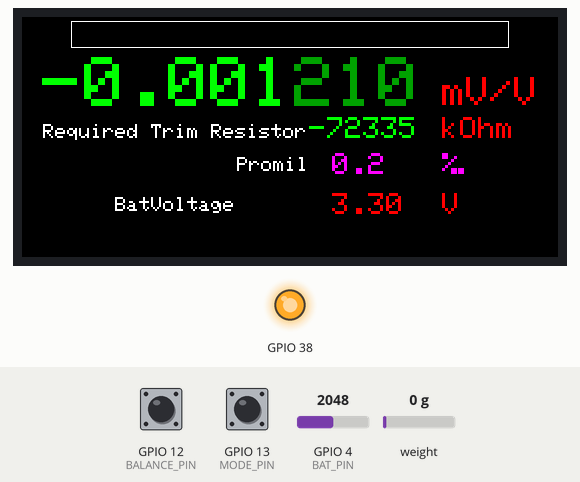
Bench run of a program on a simulated ESP32-S3. On the bench: 536×240 colour display, output pins drawn as LEDs (lit = HIGH). Inputs (shaded band) come from the test bench; at power-on: weight on the scale 0 g, GPIO 12 (BALANCE_PIN) HIGH, GPIO 13 (MODE_PIN) HIGH, GPIO 4 (BAT_PIN) = 2048. What the program prints to the serial monitor is not drawn.

Above: at 1.7 s.
1.8 s: weight on the scale set to 100 g
At 4.5 s:
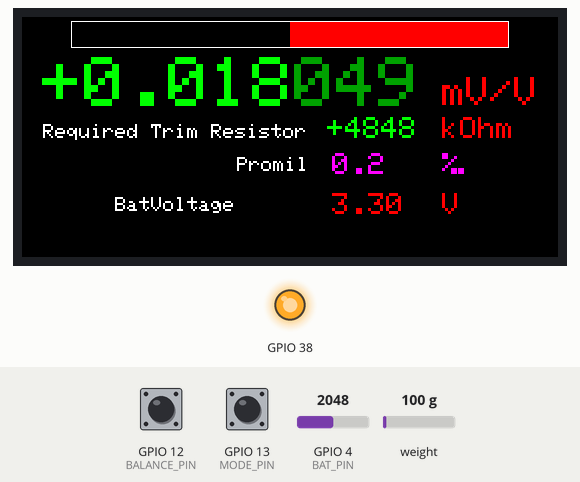
4.8 s: GPIO 12 (BALANCE_PIN) pulled LOW for 0.6 s
At 7.1 s:
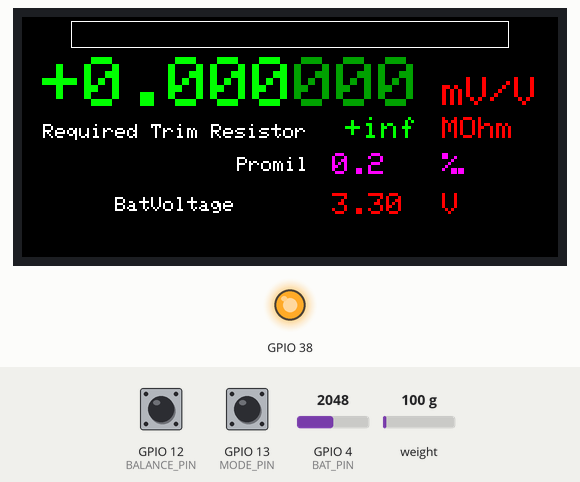
7.5 s: GPIO 13 (MODE_PIN) pulled LOW for 0.6 s
At 9.23 s:
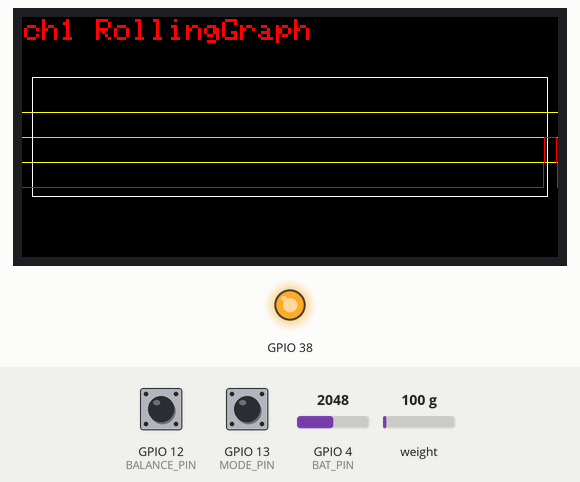
10.9 s: GPIO 13 (MODE_PIN) pulled LOW for 1 s
At 12.0 s:
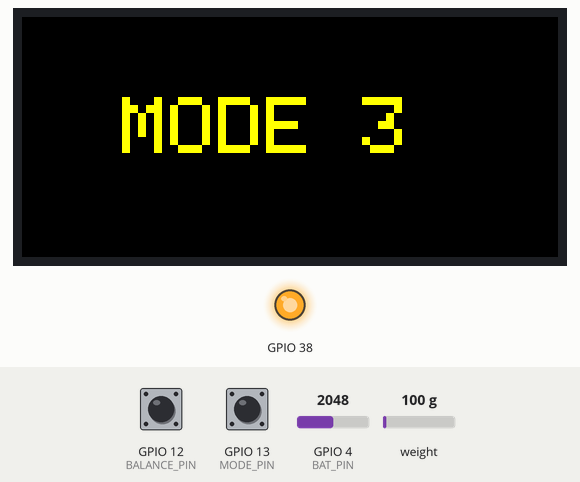
13.7 s: GPIO 4 (BAT_PIN) set to 2088
At 14.4 s:
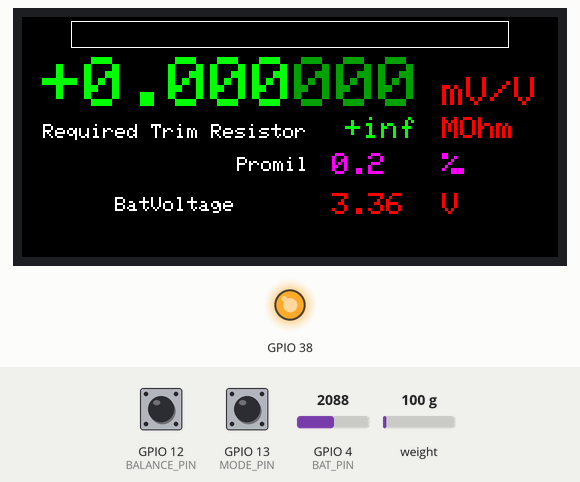
15.6 s: weight on the scale set to 1250 g
At 16.4 s:
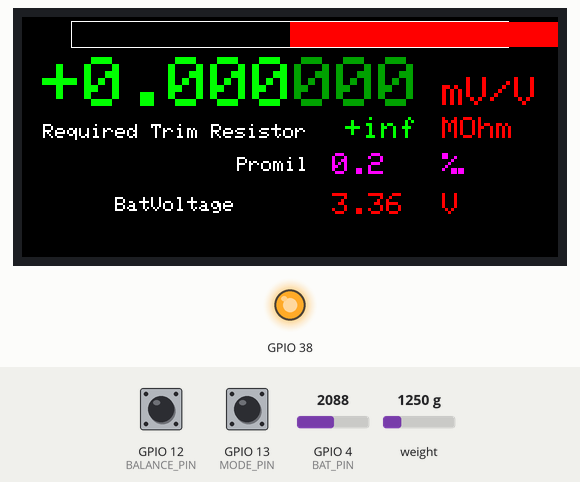
Timing chart, 0 to 18.6 s (numbered marks = the images above; inputs shaded):
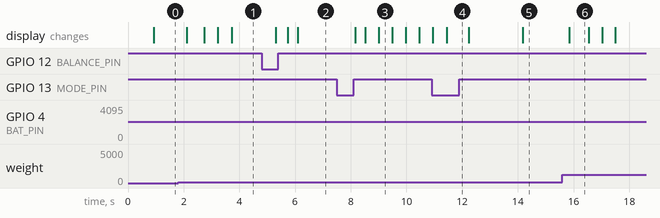

Measured:
- the behaviour switches between 2052 and 2053 on GPIO 4 (BAT_PIN) (found by bisection; images 4 and 5)
- after the input at 1.8 s, the display: first changes after 0.31 s (image 1 shows a later state)
- after the input at 4.8 s, the display: first changes after 0.50 s (image 2 shows a later state)
- after the input at 7.5 s, the display: first changes after 0.67 s (image 3 shows a later state)
- after the input at 10.9 s, the display: first differs from a run without the input after 0.54 s (image 4)
- after the input at 13.7 s, the display: changes after 0.47 s (image 5)
- after the input at 15.6 s, the display: changes after 0.25 s (image 6)

The program:

main.cpp
```cpp
#include <Arduino.h>
#include <Arduino_GFX_Library.h>
#include "HX711.h"

// --- Pins für HX711 ---
#define HX711_DT 10
#define HX711_SCK 11

// --- Pins für Taster ---
#define BALANCE_PIN 12
#define MODE_PIN 13

// --- Pin für ADC der Batterie ---
#define BAT_PIN 4

// --- Display Setup ---
#define GFX_DEV_DEVICE LILYGO_T_DISPLAY_S3_AMOLED
Arduino_DataBus *bus = new Arduino_ESP32QSPI(6, 47, 18, 7, 48, 5);
Arduino_GFX *gfx = new Arduino_RM67162(bus, 17, 3);  // Rotation 1 = Querformat
Arduino_GFX *gfx2;

HX711 scale;

const int storageSize = 536;        // As many pixels we have
const int displayHeight = 240;
const int displayWidth = 536;

long values[storageSize];
int currentIndex = 0;
float maxValue = 0.002; /// NOch ein define bauen!!!!!!!!!!!!!!!!!!!!!!!!!!!!!!!!!!!!!!!!!!!


float calibratedOffset = 2638;
float calibratedScalingFactor = 0.00000045855;
float blancedOffset = 0;
int modeNbr = 1;

// --- Farben und Design ---
#define BACKGROUND_COLOR BLACK
#define TEXT_COLOR GREEN
#define HIGHLIGHT_COLOR RED

#define LOADCELL_REFERENCE_VOLTAGE 2.74
#define AMPLIFIER_GAIN 64.0
#define FULL_SCALE_INPUT_MV 2
#define BOOT_PIN 0

unsigned long lastSampleTime = 0;
const unsigned long sampleInterval = 1000 / 80;  // 80 SPS ≈ 12 ms
unsigned long lastDrawTime = 0;
const unsigned long drawInterval = 200;          // Display alle 200 ms

void setBrightness(uint8_t value) {
  bus->beginWrite();
  bus->writeC8D8(0x51, value);
  bus->endWrite();
}

float calculateMvPerV(long raw) {
  return raw * calibratedScalingFactor;
}

double calculateTrimR(float avMvPerV) {
  double uSoll = 0.5 - (avMvPerV / 1000);
  double Rtotal = (uSoll * 350) / (1 - uSoll);
  double rTrim = 1.0 / ((1.0 / Rtotal) - (1.0 / 350.0));
  return rTrim / 1000;
}

float calculatePromil(double TrimR) {
  const float promil[19][2] = {
    {1740000, 0.2}, {874065, 0.4}, {582923, 0.6}, {437150, 0.8},
    {349650, 1.0}, {291316, 1.2}, {218000, 1.6}, {194094, 1.8},
    {145483, 2.4}, {109025, 3.2}, {96872, 3.6}, {72566, 4.8},
    {54337, 6.4}, {48261, 7.2}, {36108, 9.6}, {26993, 12.8},
    {23995, 14.4}, {17879, 19.2}, {11803, 28.8},
  };
  long minDiff = abs((TrimR * 1000) - promil[0][0]);
  float closest = promil[0][1];
  for (int i = 1; i < 19; i++) {
    long diff = abs((TrimR * 1000) - promil[i][0]);
    if (diff < minDiff) {
      minDiff = diff;
      closest = promil[i][1];
    }
  }
  return closest;
}

float calculateBat() {
  int rawBat = analogRead(BAT_PIN);
  return (rawBat * 1.61) / 1000;
}

float calculateTemp(float avMvPerV) {
  if (avMvPerV > 0) {
    double UPt100 = 100.0 / 22100.0;
    double zaehler = (UPt100 + (avMvPerV / 1000.0)) * 22000.0;
    double nenner = 1.0 - UPt100 + (avMvPerV / 1000.0);
    double resistancePt100 = zaehler / nenner;
    double temp = (resistancePt100 - 100) / (100 * 0.00391);
    return temp;
  }
  return 0;
}


void balance(float avMvPerV) {
  blancedOffset = avMvPerV;
  maxValue = 0.0001;   //

  gfx2->fillScreen(BLACK);

  gfx2->setTextColor(ORANGE);
  gfx2->setTextSize(8, 8);
  gfx2->setCursor(50, 80);
  gfx2->println("BALANCED");
  gfx2->flush();

  while (digitalRead(BALANCE_PIN) == LOW) {
    delay(50);
  }
}

void drawGraph(float mvPerV, float avMvPerV, float promil, float batVoltage) {
  int graphHeight = 100;               // Höhe des Graphen
  int centerY = displayHeight / 2;     // Zentrale Y-Position (Null-Linie)
  int lastY = centerY;                 // Startwert für die vorherige Y-Position

  gfx2->fillScreen(BACKGROUND_COLOR);  // Hintergrund löschen

  // Überschrift "ch1 Graph" zeichnen
  gfx2->setTextColor(HIGHLIGHT_COLOR);
  gfx2->setTextSize(3);                // Textgröße anpassen
  gfx2->setCursor(2, 2);               // Position
  gfx2->print("ch1 RollingGraph");

  // Nulllinie (Mittelachse) zeichnen
  gfx2->drawLine(0, centerY, displayWidth - 1, centerY, LIGHTGREY);

  // 50% Ausschlag-Linien zeichnen (positive und negative Linie)
  int fiftyPercentOffset = (int)(graphHeight * 0.25); // 50% vom maximalen Ausschlag
  int y50p = centerY - fiftyPercentOffset;
  int yMinus50p = centerY + fiftyPercentOffset;

  gfx2->drawLine(0, y50p, displayWidth - 1, y50p, YELLOW);  // Positive 50%-Linie
  gfx2->drawLine(0, yMinus50p, displayWidth - 1, yMinus50p, YELLOW);  // Negative 50%-Linie

  // Rechteck um den Graphen zeichnen (Ränder)
  int graphMargin = 10;
  gfx2->drawRect(graphMargin, centerY - graphHeight / 2 - graphMargin, displayWidth - graphMargin * 2, graphHeight + graphMargin * 2, WHITE);

  // Start bei der letzten Position im Array
  int x = storageSize - 1;
  while (x >= 0) {
    int pos = (currentIndex - (storageSize - 1 - x) + storageSize) % storageSize;

    // Rohwert aus dem Array holen
    int raw = values[pos];
    float mvPerV = calculateMvPerV(raw - calibratedOffset - blancedOffset);  // Berechne den Wert

    // Um die Mitte (Null-Linie) skalieren, gleiche Skalierung wie im Bargraph
    int yOffset = (int)(mvPerV / maxValue * graphHeight);  // Umrechnung des mvPerV in Y-Offset
    int y = centerY - yOffset;  // Y-Wert anpassen, sodass die Null-Linie in der Mitte bleibt
    y = constrain(y, centerY - graphHeight / 2, centerY + graphHeight / 2);  // Begrenzung des Y-Werts innerhalb des Graphenbereichs

    // Nur Linien zwischen den Punkten zeichnen
    if (x != storageSize - 1) {
      gfx2->drawLine(x + 1, lastY, x, y, HIGHLIGHT_COLOR);  // Zeige Linie vom letzten Punkt zur aktuellen Position
    }

    lastY = y;  // Aktuellen Y-Wert speichern
    x--;  // Zur nächsten X-Position bewegen
  }

  gfx2->flush();  // Alles an den Bildschirm senden
}

void drawOneValue(float mvPerV, float avMvPerV, float promil, float batVoltage) {


  char buf[20];
  snprintf(buf, sizeof(buf), "%+.6f", avMvPerV);  // Vorzeichen und 6 Dezimalstellen

  // Den Wert in zwei Teile aufteilen
  String fullValue = String(buf);                                     // Der gesamte formatierte Wert als String
  String firstPart = fullValue.substring(0, fullValue.length() - 3);  // Alle bis auf die letzten 3 Ziffern
  String lastPart = fullValue.substring(fullValue.length() - 3);      // Die letzten 3 Ziffern

  gfx2->fillScreen(BACKGROUND_COLOR);

  gfx2->setTextColor(HIGHLIGHT_COLOR);
  gfx2->setTextSize(4, 4);
  gfx2->setCursor(420, 60);  //  gfx2->setCursor(10, 20);
  gfx2->println("mV/V");

  gfx2->setTextColor(TEXT_COLOR);
  gfx2->setTextSize(7, 7);
  gfx2->setTextColor(GREEN);
  gfx2->setCursor(20, 40);
  gfx2->print(firstPart);

  // Den letzten Teil in GrünGrau ausgeben
  uint16_t green = RGB565(0, 160, 0);
  gfx2->setTextColor(green);
  gfx2->print(lastPart);


  int barWidth = 436;
  int barHeight = 25;
  int barX = 50;
  int barY = 5;  //200

  int filled = (int)(mvPerV / maxValue * barWidth);
  if (filled > barWidth) filled = barWidth;

  uint16_t barColor = GREEN;
  if (abs(mvPerV) > maxValue / 2 * 0.8) barColor = RED;
  else if (abs(mvPerV) > maxValue / 2 * 0.6) barColor = YELLOW;

  gfx2->drawRect(barX - 1, barY - 1, barWidth + 2, barHeight + 2, WHITE);
  gfx2->fillRect(barX + barWidth / 2, barY, filled, barHeight, barColor);


  double TrimR = calculateTrimR(avMvPerV);

  gfx2->setTextSize(2, 2);
  gfx2->setTextColor(WHITE);
  gfx2->setCursor(21, 107);
  gfx2->print("Required Trim Resistor");


  gfx2->setTextSize(3, 3);
  gfx2->setTextColor(GREEN);

  gfx2->setCursor(287, 100);


  if (abs(TrimR) > 99999) {
    double TrimRMega = TrimR / 1000;                        //MegaOhm
    snprintf(buf, sizeof(buf), "%+*.*f", 6, 0, TrimRMega);  // Vorzeichen und 6 Dezimalstellen [kOhm]
    gfx2->print(buf);

    gfx2->setCursor(420, 100);
    gfx2->setTextColor(RED);
    gfx2->print("MOhm ");
  }

  else {

    snprintf(buf, sizeof(buf), "%+*.*f", 6, 0, TrimR);  // Vorzeichen und 6 Dezimalstellen [kOhm]
    gfx2->print(buf);

    gfx2->setCursor(420, 100);
    gfx2->setTextColor(RED);
    gfx2->print("kOhm ");
  }

  //Promille Ausgabe
  gfx2->setTextSize(2, 2);
  gfx2->setTextColor(WHITE);
  gfx2->setCursor(215, 140);
  gfx2->print("Promil");

  uint16_t promilColor = RGB565(250, 0, 250);
  gfx2->setTextSize(3, 3);
  gfx2->setTextColor(promilColor);
  gfx2->setCursor(310, 136);
  snprintf(buf, sizeof(buf), "%*.*f", 3, 1, promil);
  gfx2->print(buf);

  gfx2->setCursor(420, 136);
  gfx2->setTextColor(promilColor);
  gfx2->print("% ");

  gfx2->setCursor(430, 136);
  gfx2->setTextColor(promilColor);
  gfx2->print(". ");

  //Batteriespannung ausgabe
  gfx2->setTextSize(2, 2);
  gfx2->setTextColor(WHITE);
  gfx2->setCursor(93, 180);
  gfx2->print("BatVoltage");

    //Farbe in Abhängigkeit der Spannung ändern
  uint16_t batColor = RGB565(250, 250, 0);
  if (batVoltage < 3.6) batColor = RED;
  else if (batVoltage > 3.65) batColor = GREEN;

  gfx2->setTextSize(3, 3);
  gfx2->setCursor(310, 176);
  gfx2->setTextColor(batColor);
  snprintf(buf, sizeof(buf), "%*.*f", 2, 2, batVoltage);
  gfx2->print(buf);

  gfx2->setCursor(420, 176);
  gfx2->setTextColor(batColor);
  gfx2->print("V ");


  gfx2->flush();
}


float getFilteredAverage() {
  int count = 5;
  int recentValues[5];

  // Letzte 5 Werte holen (mit Ringpuffer-Logik)
  for (int i = 0; i < count; i++) {
    int index = (currentIndex - 1 - i + storageSize) % storageSize;
    recentValues[i] = values[index];
  }

  // Min und Max finden
  int minVal = recentValues[0];
  int maxVal = recentValues[0];
  int sum = recentValues[0];

  for (int i = 1; i < count; i++) {
    if (recentValues[i] < minVal) minVal = recentValues[i];
    if (recentValues[i] > maxVal) maxVal = recentValues[i];
    sum += recentValues[i];
  }

  // Summe minus min und max
  int filteredSum = sum - minVal - maxVal;

  // Mittelwert aus 3 Werten berechnen
  float average = filteredSum / 3.0;

  return average;
}

void mode() {
  modeNbr++;

  gfx2->fillScreen(BLACK);

  gfx2->setTextColor(YELLOW);
  gfx2->setTextSize(8, 8);
  gfx2->setCursor(100, 80);
  gfx2->print("MODE ");
  gfx2->println(modeNbr);
  gfx2->flush();

  int i = 0;
  while (digitalRead(MODE_PIN) == LOW) {
    delay(25);
    i++;
    if(i > 30){
      modeNbr = 1;
     gfx2->fillScreen(BLACK);
    gfx2->setTextColor(GREEN);
    gfx2->setTextSize(8, 8);
    gfx2->setCursor(30, 80);
    gfx2->print("MODE RESET");
    gfx2->flush();
    i = 0;
    }

  }
}


void setup() {
  pinMode(BAT_PIN, INPUT);
  pinMode(38, OUTPUT);
  digitalWrite(38, HIGH);
  pinMode(BOOT_PIN, INPUT_PULLUP);

  Serial.begin(115200);

  for (int i = 0; i < storageSize; i++) values[i] = 0;

  if (!gfx->begin()) Serial.println("gfx->begin() failed!");
  gfx2 = new Arduino_Canvas(displayWidth, displayHeight, gfx, 0, 0);
  gfx2->begin(GFX_SKIP_OUTPUT_BEGIN);
  gfx2->fillScreen(BACKGROUND_COLOR);
  gfx2->flush();
  setBrightness(150);

  scale.begin(HX711_DT, HX711_SCK);
  scale.set_gain(128);
  Serial.println(scale.is_ready() ? "HX711 bereit." : "HX711 nicht bereit!");

  pinMode(BALANCE_PIN, INPUT_PULLUP);
  pinMode(MODE_PIN, INPUT_PULLUP);
}

void loop() {
  unsigned long now = millis();

  if (now - lastSampleTime >= sampleInterval && scale.is_ready()) {
    lastSampleTime = now;
    long raw = scale.read();
    values[currentIndex] = raw;
    currentIndex = (currentIndex + 1) % storageSize;
  }

  if (now - lastDrawTime >= drawInterval) {
    lastDrawTime = now;

    long avRaw = getFilteredAverage();
    float mvPerV = calculateMvPerV(values[(currentIndex - 1 + storageSize) % storageSize] - calibratedOffset - blancedOffset);
    float avMvPerV = calculateMvPerV(avRaw - calibratedOffset - blancedOffset);
    double TrimR = calculateTrimR(avMvPerV);
    float promil = calculatePromil(abs(TrimR));
    float batVoltage = calculateBat();

    if (!digitalRead(BALANCE_PIN)) balance(avRaw - calibratedOffset);
    if (!digitalRead(MODE_PIN)) mode();

    if (maxValue / 2 < abs(avMvPerV)) {
      maxValue = abs(avMvPerV) * 2;
      Serial.println("updateMaxVal");
    }

    switch (modeNbr) {
      case 1:
        drawOneValue(mvPerV, avMvPerV, promil, batVoltage);
        break;
      case 2:
        drawGraph(mvPerV, avMvPerV, promil, batVoltage);
        break;
      default:
        drawOneValue(mvPerV, avMvPerV, promil, batVoltage);
        break;
    }
  }
}
```
